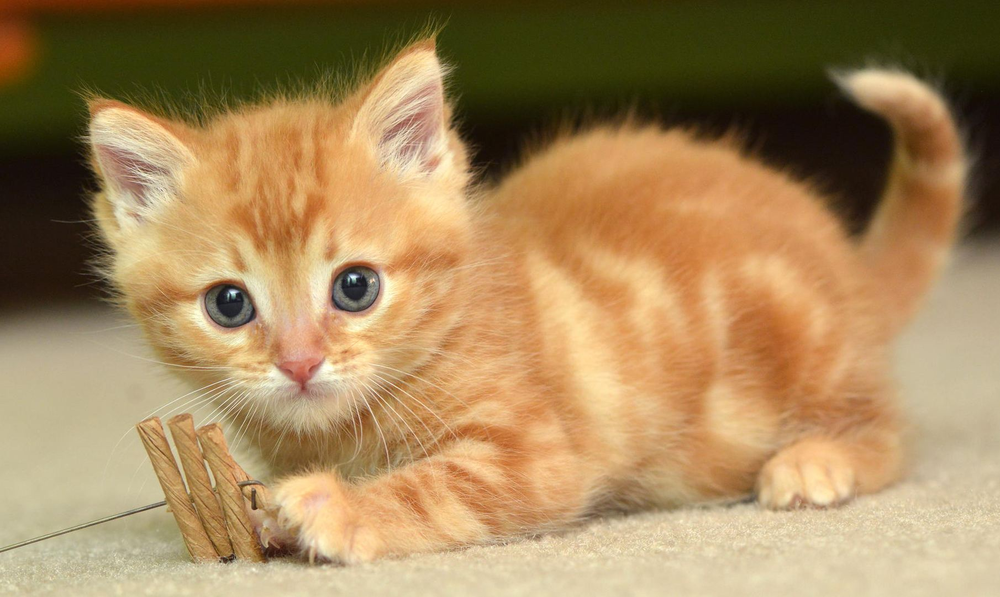
#> input picture data/img.png, 1000 x 597 px, shrunk from 1810 x 1081 before the run, found by its file name
$ python patchfly.py
#> lines starting #> are read from the running program, lines starting #| are printed output that depends on the picture
from patchify import patchify, unpatchify
from matplotlib import image as mpimg
from matplotlib import pyplot as plt
import cv2 as cv
from PIL import Image
import numpy as np
import math
import os


# 暂时只考虑，二维三通道的图片

"""
# 思想：定义patch矩阵，从原图上滑过， 并获取对应位置的值。当(num + 1) * patch_size[0] > img.shape[0]时
# 停止滑动，并从下一列，重复上述操作。当满足 (num + 1) * patch_size[0] > img.shape[0] 且
#  (num + 1) * patch_size[1] > img.shape[1]时，完成滑动。每次滑动的值都保留
"""

def patchfly(img_array, patch_size, step):
    save_path = "/mnt/4t/ljt/project/patchfly/data/patch/"
    size = 256
    assert img_array.shape >= patch_size, "The patch size must bigger than image size."
    patches_height = math.ceil(img_array.shape[0] / patch_size[0])
    patches_width = math.ceil(img_array.shape[1]/ patch_size[1])
    img_patches = np.zeros((patches_height, patches_width, 1, patch_size[0], patch_size[1], 3), dtype=np.uint8)

    for h in range(patches_height):
        if (h+1) != patches_height:
            for w in range(patches_width):
                if (w+1) != patches_width:
                    patch = img_array[h*patch_size[1]:(h+1)*patch_size[1], w * patch_size[0] : (w+1)*patch_size[0], :]
                    patch = patch.reshape(1, 1, 1, patch_size[0], patch_size[1], 3)
                    img_patches[h:h+1, w:w+1, :, :, :, :] = patch
                    # plt.imsave(save_path + "a{}{}.jpg".format(h, w), patch.reshape(size, size, 3))
                else:
                    patch = img_array[h*patch_size[1]:(h+1)*patch_size[1], -1 * (patch_size[0] + 1) : -1, :]
                    patch = patch.reshape(1, 1, 1, patch_size[0], patch_size[1], 3)
                    img_patches[h:h+1, w:w+1, :, :, :, :] = patch
                    # plt.imsave(save_path + "b{}{}.jpg".format(h, w), patch.reshape(size, size, 3))
        else:
            for w in range(patches_width):
                if (w+1) != patches_width:
                    patch = img_array[-1 * (patch_size[1]+1):-1, w * patch_size[0] : (w+1)*patch_size[0], :]
                    patch = patch.reshape(1, 1, 1, patch_size[0], patch_size[1], 3)
                    img_patches[h:h+1, w:w+1, :, :, :, :] = patch
                    # plt.imsave(save_path + "c{}{}.jpg".format(h, w), patch.reshape(size, size, 3))
                else:
                    patch = img_array[-1 * (patch_size[1] + 1):-1, -1 * (patch_size[0] + 1) : -1, :]
                    patch = patch.reshape(1, 1, 1, patch_size[0], patch_size[1], 3)
                    img_patches[h:h+1, w:w+1, :, :, :, :] = patch
                    # plt.imsave(save_path + "d{}{}.jpg".format(h, w), patch.reshape(size, size, 3))
    return img_patches

def main():
    os.makedirs("/mnt/4t/ljt/project/patchfly/data/patch", exist_ok=True)
    img = Image.open(r"/mnt/4t/ljt/project/patchfly/data/img.png")
#> img is the input picture: PIL image 1000x597 RGB; mean R, G, B 166.1, 136.1, 92.4
    img_copy = img.copy()
    img_array = np.array(img_copy)
    img_patches = patchfly(img_array, (256, 256, 3), 1)
    for i in range(img_patches.shape[0]):
        for j in range(img_patches.shape[1]):
            print(i, j)
            print(img_patches[i][j][0].shape)
            plt.imsave("/mnt/4t/ljt/project/patchfly/data/patch/{}_{}.png".format(i, j), img_patches[i][j][0])
#> this loop made 3 passes
#> pass 1, in main, `plt.imsave("/mnt/4t/ljt/project/patchfly/data/patch/{}_{}.png".format(..`:
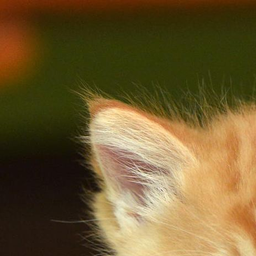
#> saved as 0_0.png: shape (256, 256, 3); mean R, G, B 109.3, 89.9, 48.3
#> pass 1, in main, `plt.imsave("/mnt/4t/ljt/project/patchfly/data/patch/{}_{}.png".format(..`:
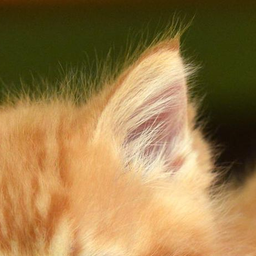
#> saved as 0_1.png: shape (256, 256, 3); mean R, G, B 153.4, 122.7, 72.6
#> pass 1, in main, `plt.imsave("/mnt/4t/ljt/project/patchfly/data/patch/{}_{}.png".format(..`:
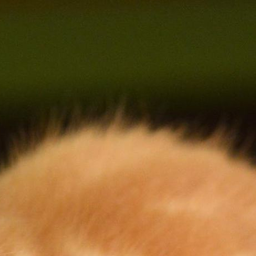
#> saved as 0_2.png: shape (256, 256, 3); mean R, G, B 118.3, 88.4, 40.2
#> pass 1, in main, `plt.imsave("/mnt/4t/ljt/project/patchfly/data/patch/{}_{}.png".format(..`:
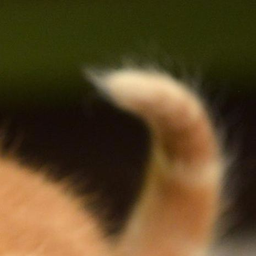
#> saved as 0_3.png: shape (256, 256, 3); mean R, G, B 90, 69.8, 36.7

if __name__ == '__main__':
    main()
